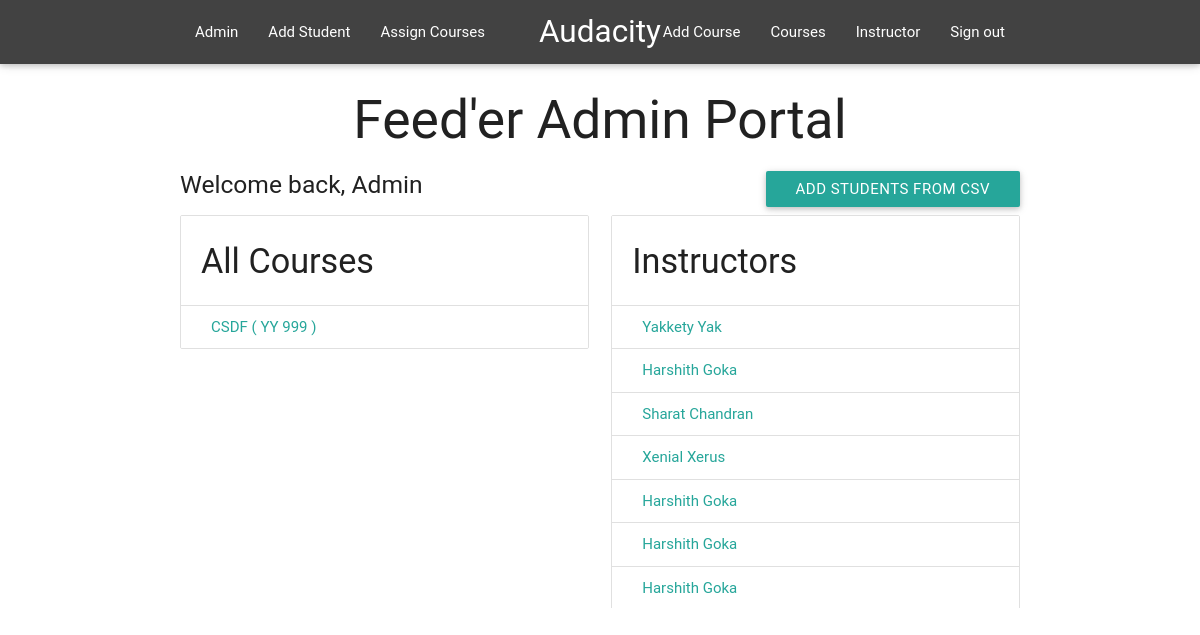
The page /admins/index/ (signed in) on the database as committed earlier.
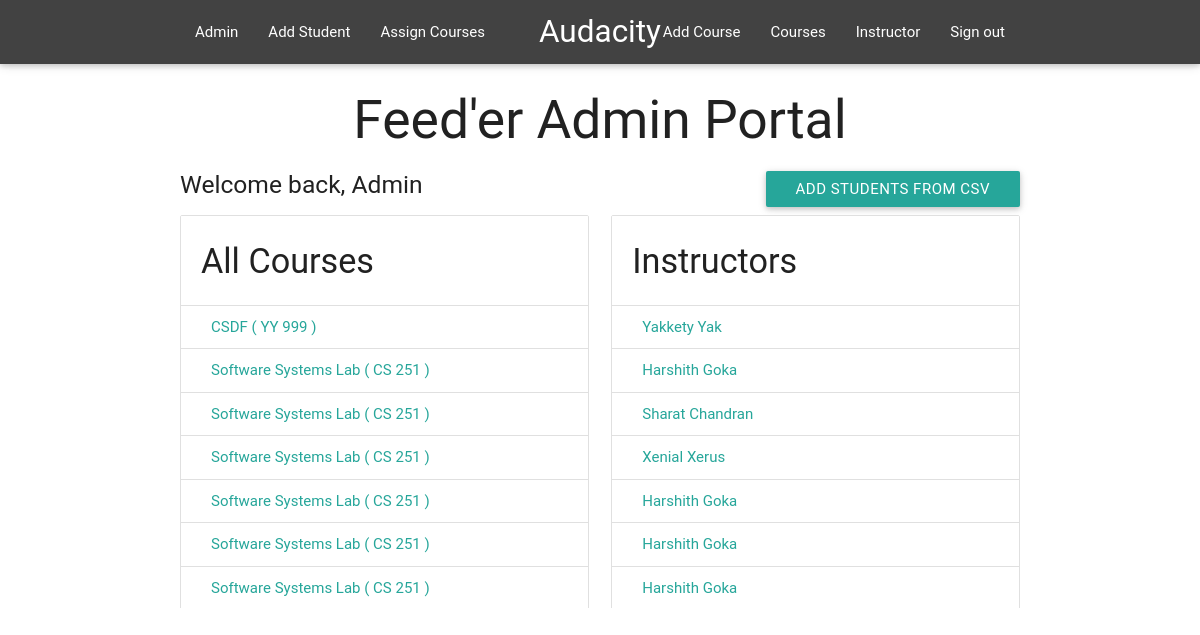
The same page on the database as committed later.
### feeder/models.py (models this page shows, shortened)
class Course(models.Model):
	course_code = models.CharField(max_length=6)
	course_name = models.CharField(max_length=40)

class Instructor(models.Model):
	course = models.ManyToManyField(Course, blank = True, default=1)
	user = models.OneToOneField(User, on_delete=models.CASCADE)

### admins/views.py (the view)
@permission_required('is_superuser', raise_exception=True)
def IndexView(request):
	return render(request, "admins/index.html", {
		'user' : request.user,
		'instructors': Instructor.objects.all(),
		'courses' : Course.objects.all()
	})

### feeder/templates/admins/index.html (shortened to what this page needs)
{% extends "admins/base_site.html" %}
{% load static %}
{% block content %}
<h2 style="text-align:center" > Feed'er Admin Portal </h1> <a href="{% url 'admins:addstudents' %}" class="btn right">Add Students from CSV</a>
<h5> Welcome back, {{ user.get_full_name }} </h5>
	    <div class="row">
		    <div class="col s6" style="max-height: 400px; overflow: auto;">
				<ul class="collection with-header">
			        <li class="collection-header"><h4>All Courses</h4></li>
			        {% for course in courses %}
			        	<a class="collection-item" href="{% url 'admins:course' course.id %}">{{ course.course_name }} ( {{ course.course_code }} )</a>
			        {% endfor %}
			    </ul>
			</div>
			<div class="col s6" style="max-height: 400px; overflow: auto;">
				<ul class="collection with-header">
			        <li class="collection-header"><h4>Instructors</h4></li>
			        {% for instructor in instructors %}
			        	<a class="collection-item" href="{% url 'admins:instructor' instructor.id %}">{{ instructor.user.get_full_name }} </a>
			        {% endfor %}
			    </ul>
			</div>
		</div>
{% endblock %}
{% block navbar %}
    <li><a href="{% url 'admins:addcourse' %}">Add Course</a></li>
    <li><a href="{% url 'admins:courses' %}">Courses</a></li>
    <li><a href="{% url 'admins:instructors' %}">Instructor</a></li>
    <li><a href="{% url 'admins:logout' %}">Sign out</a></li>
{% endblock %}

### feeder/templates/admins/base_site.html (shortened to what this page needs)
{% load static %}
<!DOCTYPE html>
<html>
<head>
  <link rel="stylesheet" type="text/css" href="{% static 'feeder/materialize.css' %}">
  <link rel="stylesheet" type="text/css" href="{% static 'admins/bootstrap-material-datetimepicker.css' %}">
</head>
<body>
<header>
<div class="navbar-fixed">
<nav class="grey darken-3">
  <div class="container">
    <div class="nav-wrapper">
        <ul id="nav-mobile" class="left hide-on-med-and-down">
          <li><a href="{% url 'admins:index' %}"> {{ user.get_full_name }} </a> </li>
          <li><a href="{% url 'admins:addstudent' %}">Add Student</a> </li>
          <li><a href="">Assign Courses</a> </li>
        </ul>
      <a href="{% url 'admins:index' %}" class="brand-logo center">Audacity</a>
        <ul id="nav-mobile" class="right hide-on-med-and-down">
          {% block navbar %}{% endblock %}
        </ul>
    </div>
  </div>
</nav>
</div>
</header>
<div class="container">
{% block content %}
{% endblock %}
</div>
</body>

### feeder/templates/admins/base_site.html (style rules this page uses)
body { display: flex; min-height: 100vh; flex-direction: column; }

Rows that differ between the two databases and show on the page:
added Course: course_name "Software Systems Lab", course_code "CS 251"
added Course: course_name "Software Systems Lab", course_code "CS 251"
added Course: course_name "Software Systems Lab", course_code "CS 251"
added Course: course_name "Software Systems Lab", course_code "CS 251"
added Course: course_name "Software Systems Lab", course_code "CS 251"
added Course: course_name "Software Systems Lab", course_code "CS 251"
